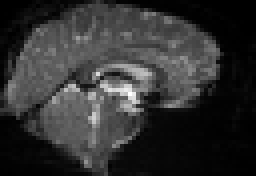
#> input picture sub-001_ses-1_task-HHstill_acq-SbAxial_dir-AP_bold_mid_vols_raw/sag_slice32_vol49.png, 64 x 44 px, found by its file name (shown 4 times larger); its folder holds 4 pictures in this run
$ python resize.py   (older library calls are emulated)
#> lines starting #> are read from the running program, lines starting #| are printed output that depends on the picture
import os
from PIL import Image
from os import path

# [38 lines of commented-out code are left out]
in_path = '/home/ainedineen/motion-robust-mri/create_gifs/sub-001_ses-1_task-HHstill_acq-SbAxial_dir-AP_bold_mid_vols_raw'
out_path = '/home/ainedineen/motion-robust-mri/create_gifs/sub-001_ses-1_task-HHstill_acq-SbAxial_dir-AP_bold_mid_vols_raw_LARGE'
for filename in os.listdir(in_path):
    im = Image.open(os.path.join(in_path, filename)) # images are color imasges
#> im is the input picture: PIL image 64x44 RGBA; mean R, G, B, A 49, 49, 49, 255
    print(im.size) #(64, 44)
#| (64, 44)
    resized_img = im.resize((256, 176))
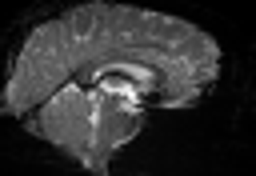
#> resized_img: PIL image 256x176 RGBA; mean R, G, B, A 49, 49, 49, 255
    # output =
    resized_img.save(f'{out_path}/{filename}')
#> pass 2 of the loop `for filename in os.listdir(in_path):`:
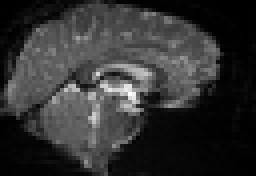
#> input picture sub-001_ses-1_task-HHstill_acq-SbAxial_dir-AP_bold_mid_vols_raw/sag_slice32_vol50.png, 64 x 44 px, found by its file name (shown 4 times larger)
#> im is the input picture: PIL image 64x44 RGBA; mean R, G, B, A 49.8, 49.8, 49.8, 255
#| (64, 44)
#> `resized_img = im.resize((256, 176))`:
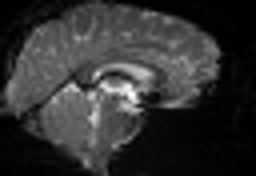
#> resized_img: PIL image 256x176 RGBA; mean R, G, B, A 49.8, 49.8, 49.8, 255
#> pass 3 of the loop `for filename in os.listdir(in_path):`:
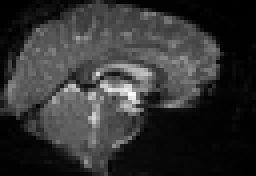
#> input picture sub-001_ses-1_task-HHstill_acq-SbAxial_dir-AP_bold_mid_vols_raw/sag_slice32_vol51.png, 64 x 44 px, found by its file name (shown 4 times larger)
#> im is the input picture: PIL image 64x44 RGBA; mean R, G, B, A 50.3, 50.3, 50.3, 255
#| (64, 44)
#> `resized_img = im.resize((256, 176))`:
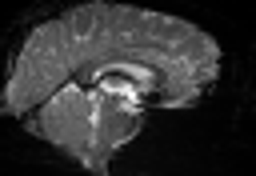
#> resized_img: PIL image 256x176 RGBA; mean R, G, B, A 50.3, 50.3, 50.3, 255
#> the loop made 4 passes; the first 3 are shown
